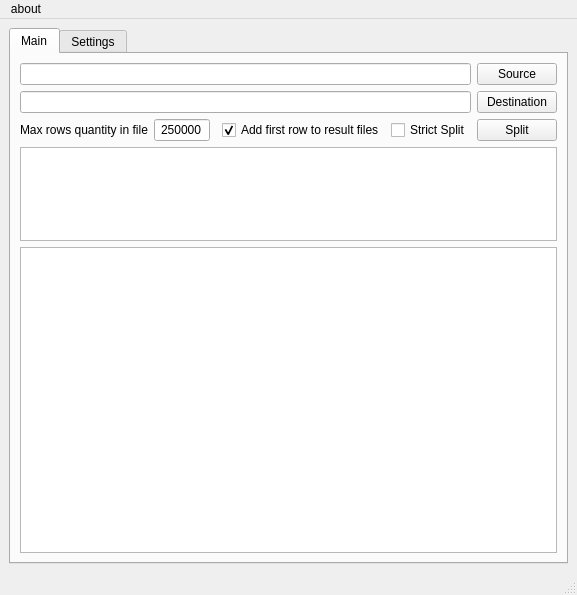
<?xml version="1.0" encoding="UTF-8"?>
<ui version="4.0">
 <class>MainWindow</class>
 <widget class="QMainWindow" name="MainWindow">
  <property name="windowModality">
   <enum>Qt::ApplicationModal</enum>
  </property>
  <property name="geometry">
   <rect>
    <x>0</x>
    <y>0</y>
    <width>577</width>
    <height>595</height>
   </rect>
  </property>
  <property name="windowTitle">
   <string>Split-It</string>
  </property>
  <property name="windowIcon">
   <iconset resource="r.qrc">
    <normaloff>:/123.svg</normaloff>:/123.svg</iconset>
  </property>
  <property name="dockOptions">
   <set>QMainWindow::AllowTabbedDocks|QMainWindow::AnimatedDocks</set>
  </property>
  <widget class="QWidget" name="centralwidget">
   <layout class="QHBoxLayout" name="horizontalLayout_3">
    <item>
     <widget class="QTabWidget" name="tabWidget">
      <property name="currentIndex">
       <number>0</number>
      </property>
      <widget class="QWidget" name="tab">
       <attribute name="title">
        <string>Main</string>
       </attribute>
       <layout class="QVBoxLayout" name="verticalLayout_2">
        <item>
         <layout class="QGridLayout" name="gridLayout_4">
          <item row="1" column="0">
           <widget class="QLineEdit" name="lineEditDestination"/>
          </item>
          <item row="1" column="1">
           <widget class="QPushButton" name="destinationButton">
            <property name="text">
             <string>Destination</string>
            </property>
           </widget>
          </item>
          <item row="0" column="1">
           <widget class="QPushButton" name="sourceButton">
            <property name="text">
             <string>Source</string>
            </property>
           </widget>
          </item>
          <item row="0" column="0">
           <widget class="QLineEdit" name="lineEditSource"/>
          </item>
          <item row="2" column="1">
           <widget class="QPushButton" name="splitButton">
            <property name="text">
             <string>Split</string>
            </property>
           </widget>
          </item>
          <item row="2" column="0">
           <layout class="QHBoxLayout" name="horizontalLayout">
            <property name="sizeConstraint">
             <enum>QLayout::SetFixedSize</enum>
            </property>
            <item>
             <widget class="QLabel" name="label_5">
              <property name="sizePolicy">
               <sizepolicy hsizetype="Fixed" vsizetype="Preferred">
                <horstretch>0</horstretch>
                <verstretch>0</verstretch>
               </sizepolicy>
              </property>
              <property name="text">
               <string>Max rows quantity in file</string>
              </property>
              <property name="alignment">
               <set>Qt::AlignLeading|Qt::AlignLeft|Qt::AlignVCenter</set>
              </property>
             </widget>
            </item>
            <item alignment="Qt::AlignLeft">
             <widget class="QLineEdit" name="lineEditRowsQuantity">
              <property name="sizePolicy">
               <sizepolicy hsizetype="Fixed" vsizetype="Fixed">
                <horstretch>0</horstretch>
                <verstretch>0</verstretch>
               </sizepolicy>
              </property>
              <property name="maximumSize">
               <size>
                <width>56</width>
                <height>16777215</height>
               </size>
              </property>
              <property name="sizeIncrement">
               <size>
                <width>0</width>
                <height>0</height>
               </size>
              </property>
              <property name="layoutDirection">
               <enum>Qt::LeftToRight</enum>
              </property>
              <property name="text">
               <string>250000</string>
              </property>
              <property name="maxLength">
               <number>6</number>
              </property>
              <property name="alignment">
               <set>Qt::AlignCenter</set>
              </property>
             </widget>
            </item>
            <item alignment="Qt::AlignLeft">
             <widget class="QCheckBox" name="checkBoxAddFirstRow">
              <property name="sizePolicy">
               <sizepolicy hsizetype="Fixed" vsizetype="Fixed">
                <horstretch>0</horstretch>
                <verstretch>0</verstretch>
               </sizepolicy>
              </property>
              <property name="maximumSize">
               <size>
                <width>164</width>
                <height>16777215</height>
               </size>
              </property>
              <property name="text">
               <string>Add first row to result files</string>
              </property>
              <property name="checked">
               <bool>true</bool>
              </property>
             </widget>
            </item>
            <item alignment="Qt::AlignLeft">
             <widget class="QCheckBox" name="checkBoxStrictSplit">
              <property name="sizePolicy">
               <sizepolicy hsizetype="Fixed" vsizetype="Fixed">
                <horstretch>0</horstretch>
                <verstretch>0</verstretch>
               </sizepolicy>
              </property>
              <property name="autoFillBackground">
               <bool>false</bool>
              </property>
              <property name="text">
               <string>Strict Split</string>
              </property>
              <property name="checked">
               <bool>false</bool>
              </property>
             </widget>
            </item>
           </layout>
          </item>
         </layout>
        </item>
        <item>
         <widget class="QTextBrowser" name="textBrowser">
          <property name="maximumSize">
           <size>
            <width>16777215</width>
            <height>94</height>
           </size>
          </property>
         </widget>
        </item>
        <item>
         <widget class="QTableWidget" name="tableWidgetMain"/>
        </item>
       </layout>
      </widget>
      <widget class="QWidget" name="tab_2">
       <attribute name="title">
        <string>Settings</string>
       </attribute>
       <layout class="QVBoxLayout" name="verticalLayout">
        <item>
         <layout class="QGridLayout" name="gridLayout">
          <property name="leftMargin">
           <number>0</number>
          </property>
          <property name="topMargin">
           <number>0</number>
          </property>
          <property name="rightMargin">
           <number>0</number>
          </property>
          <item row="1" column="1">
           <layout class="QHBoxLayout" name="horizontalLayout_4">
            <item>
             <widget class="QLabel" name="label">
              <property name="text">
               <string>Cell delimetr</string>
              </property>
              <property name="alignment">
               <set>Qt::AlignRight|Qt::AlignTrailing|Qt::AlignVCenter</set>
              </property>
             </widget>
            </item>
            <item>
             <widget class="QComboBox" name="comboBoxCell">
              <property name="maximumSize">
               <size>
                <width>35</width>
                <height>16777215</height>
               </size>
              </property>
              <item>
               <property name="text">
                <string>,</string>
               </property>
              </item>
              <item>
               <property name="text">
                <string>;</string>
               </property>
              </item>
             </widget>
            </item>
           </layout>
          </item>
          <item row="2" column="1">
           <layout class="QHBoxLayout" name="horizontalLayout_5">
            <item>
             <widget class="QLabel" name="label_2">
              <property name="text">
               <string>Text delimetr</string>
              </property>
              <property name="alignment">
               <set>Qt::AlignRight|Qt::AlignTrailing|Qt::AlignVCenter</set>
              </property>
             </widget>
            </item>
            <item>
             <widget class="QComboBox" name="comboBoxText">
              <property name="maximumSize">
               <size>
                <width>35</width>
                <height>16777215</height>
               </size>
              </property>
              <item>
               <property name="text">
                <string>&quot;</string>
               </property>
              </item>
              <item>
               <property name="text">
                <string>'</string>
               </property>
              </item>
             </widget>
            </item>
           </layout>
          </item>
          <item row="0" column="1">
           <layout class="QHBoxLayout" name="horizontalLayout_2"/>
          </item>
          <item row="1" column="0">
           <widget class="QCheckBox" name="checkBoxMultipleRows">
            <property name="text">
             <string>Duplicate rows with more than one email in row</string>
            </property>
            <property name="checked">
             <bool>true</bool>
            </property>
           </widget>
          </item>
          <item row="2" column="0">
           <widget class="QCheckBox" name="checkBoxRemoveRowsWithoutEmails">
            <property name="text">
             <string>Remove rows without emails</string>
            </property>
            <property name="checked">
             <bool>true</bool>
            </property>
           </widget>
          </item>
         </layout>
        </item>
        <item>
         <layout class="QGridLayout" name="gridLayout_3">
          <item row="0" column="0">
           <widget class="QPushButton" name="pushButtonShowPreview">
            <property name="text">
             <string>Show Preview</string>
            </property>
           </widget>
          </item>
          <item row="0" column="2">
           <widget class="QPushButton" name="pushButtonReloadSourceFile">
            <property name="text">
             <string>Reload Source File</string>
            </property>
           </widget>
          </item>
          <item row="0" column="1">
           <widget class="QPushButton" name="pushButton">
            <property name="maximumSize">
             <size>
              <width>80</width>
              <height>16777215</height>
             </size>
            </property>
            <property name="text">
             <string>Manual</string>
            </property>
           </widget>
          </item>
         </layout>
        </item>
        <item>
         <widget class="QTableWidget" name="tableWidgetPreview"/>
        </item>
       </layout>
      </widget>
     </widget>
    </item>
   </layout>
  </widget>
  <widget class="QMenuBar" name="menubar">
   <property name="geometry">
    <rect>
     <x>0</x>
     <y>0</y>
     <width>577</width>
     <height>21</height>
    </rect>
   </property>
   <widget class="QMenu" name="menuabout">
    <property name="title">
     <string>about</string>
    </property>
   </widget>
   <addaction name="menuabout"/>
  </widget>
  <widget class="QStatusBar" name="statusbar"/>
  <action name="actionhueraga_1_0_Sergei_Vinogradov">
   <property name="text">
    <string>hueraga 1.0, Sergei Vinogradov</string>
   </property>
  </action>
 </widget>
 <tabstops>
  <tabstop>tabWidget</tabstop>
  <tabstop>lineEditSource</tabstop>
  <tabstop>lineEditDestination</tabstop>
  <tabstop>sourceButton</tabstop>
  <tabstop>destinationButton</tabstop>
  <tabstop>textBrowser</tabstop>
  <tabstop>tableWidgetMain</tabstop>
  <tabstop>checkBoxMultipleRows</tabstop>
  <tabstop>checkBoxRemoveRowsWithoutEmails</tabstop>
  <tabstop>comboBoxCell</tabstop>
  <tabstop>comboBoxText</tabstop>
  <tabstop>pushButtonReloadSourceFile</tabstop>
  <tabstop>tableWidgetPreview</tabstop>
 </tabstops>
 <resources>
  <include location="r.qrc"/>
 </resources>
 <connections/>
</ui>
